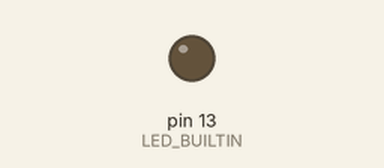
Bench run of a sketch on a simulated Arduino Uno, built with avr-gcc and run on an emulated ATmega328P. Shown: output pins drawn as LEDs (lit = HIGH).

Above: at 0.4 s.
At 21.1 s:
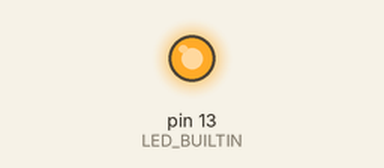
Timing chart, 0 to 24.1 s (numbered marks = the images above):
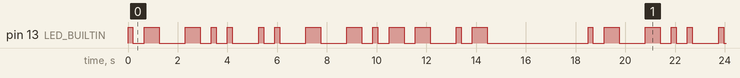

The sketch:

Task1.1P.ino
```cpp
// Code:

void setup() {
  pinMode(LED_BUILTIN, OUTPUT);
}

void loop() {
  blinkName("Aditya");
  delay(3000);  // Delay before repeating the name.
}

// Function for blinking the entire name in Morse code.
void blinkName(String name) {
  for (int i = 0; i < name.length(); i++) {
    char currentChar = toupper(name[i]);
    blinkLetter(currentChar);
    letterSpace();
  }
}

// Function for processing each individual character.
void blinkLetter(char c) {
  String morse = getMorse(c);
  for (int i = 0; i < morse.length(); i++) {
    if (morse[i] == '.') {
      dot();
    } else if (morse[i] == '-') {
      dash();
    }
    delay(250);  // Delay between dots/dashes
  }
}

// Switch casing for getting the Morse code pattern of any character.
String getMorse(char c) {
  switch (c) {
    case 'A': return ".-";
    case 'D': return "-..";
    case 'I': return "..";
    case 'T': return "-";
    case 'Y': return "-.--";
    default: return "";
  }
}

// Function for controlling the LED for only dot signals.
void dot() {
  digitalWrite(LED_BUILTIN, HIGH);
  delay(200);
  digitalWrite(LED_BUILTIN, LOW);
  delay(200);
}

// Function for controlling the LED for only dash signals.
void dash() {
  digitalWrite(LED_BUILTIN, HIGH);
  delay(600);
  digitalWrite(LED_BUILTIN, LOW);
  delay(200);
}

// Function for adding space between each character.
void letterSpace() {
  delay(600);
}
```

Measured:
- by itself, pin 13 (LED_BUILTIN): moves between LOW and HIGH, repeating every 18.5 s
- by itself, everything shown: repeats every 18.5 s, in 28 steps
